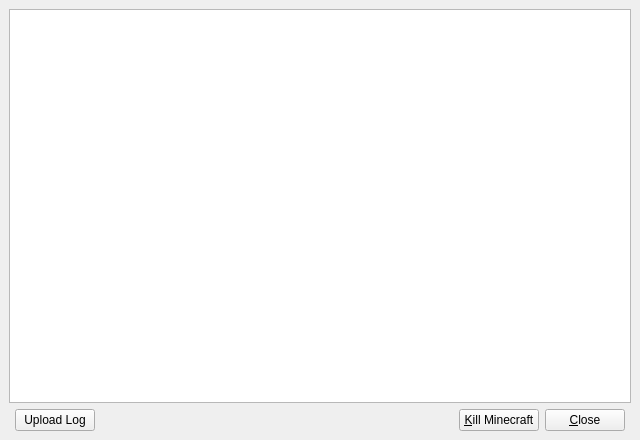
<?xml version="1.0" encoding="UTF-8"?>
<ui version="4.0">
 <class>ConsoleWindow</class>
 <widget class="QMainWindow" name="ConsoleWindow">
  <property name="geometry">
   <rect>
    <x>0</x>
    <y>0</y>
    <width>640</width>
    <height>440</height>
   </rect>
  </property>
  <property name="windowTitle">
   <string>MultiMC Console</string>
  </property>
  <widget class="QWidget" name="centralwidget">
   <layout class="QVBoxLayout" name="verticalLayout">
    <item>
     <widget class="QPlainTextEdit" name="text">
      <property name="undoRedoEnabled">
       <bool>false</bool>
      </property>
      <property name="readOnly">
       <bool>true</bool>
      </property>
      <property name="plainText">
       <string notr="true"/>
      </property>
      <property name="textInteractionFlags">
       <set>Qt::LinksAccessibleByKeyboard|Qt::LinksAccessibleByMouse|Qt::TextBrowserInteraction|Qt::TextSelectableByKeyboard|Qt::TextSelectableByMouse</set>
      </property>
      <property name="centerOnScroll">
       <bool>false</bool>
      </property>
     </widget>
    </item>
    <item>
     <layout class="QHBoxLayout" name="horizontalLayout">
      <property name="leftMargin">
       <number>6</number>
      </property>
      <property name="rightMargin">
       <number>6</number>
      </property>
      <item>
       <widget class="QPushButton" name="btnPaste">
        <property name="text">
         <string>Upload Log</string>
        </property>
       </widget>
      </item>
      <item>
       <spacer name="horizontalSpacer">
        <property name="orientation">
         <enum>Qt::Horizontal</enum>
        </property>
        <property name="sizeHint" stdset="0">
         <size>
          <width>40</width>
          <height>20</height>
         </size>
        </property>
       </spacer>
      </item>
      <item>
       <widget class="QPushButton" name="btnKillMinecraft">
        <property name="text">
         <string>&amp;Kill Minecraft</string>
        </property>
       </widget>
      </item>
      <item>
       <widget class="QPushButton" name="closeButton">
        <property name="text">
         <string>&amp;Close</string>
        </property>
       </widget>
      </item>
     </layout>
    </item>
   </layout>
  </widget>
 </widget>
 <resources/>
 <connections/>
</ui>
